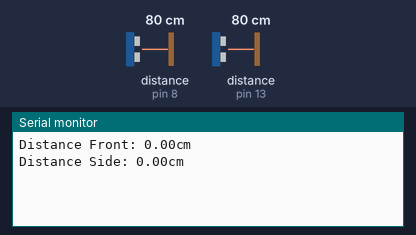
Bench run of a sketch on a simulated Arduino Uno, built with avr-gcc and run on an emulated ATmega328P. On the bench: the last lines printed to the serial monitor. Wiring (inferred from the names in the program): 2 × ultrasonic range finder: trigger pin 7, echo pin 8 / trigger pin 12, echo pin 13. The inputs (shaded band) are chosen by the test bench; at power-on: distance to the obstacle (sensors on pin 8, pin 13) 80 cm. The echo pulse lasts 58.3 µs per cm.

Above: at 4.8 s.
4.9 s: distance to the obstacle (sensor on pin 8) set to 2 cm
At 8.0 s:
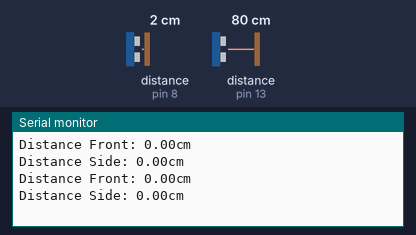
9.9 s: distance to the obstacle (sensor on pin 8) set to 4 cm
At 12.4 s:
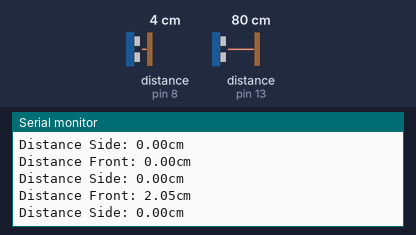
Timing chart, 0 to 13.9 s (numbered marks = the images above; inputs shaded):
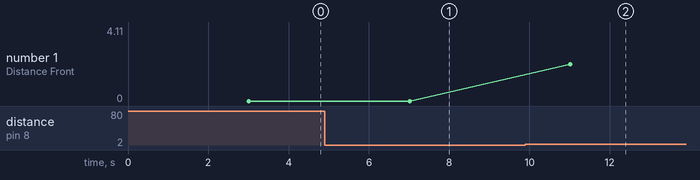

Measured:
- plotted number 1: 0 → 4.11 after the input at 9.9 s

The sketch:

Ultrasonic_sensor.ino
```cpp
// Sensor 1: 28.476
// Sensor 2: 28.249
#define SENSOR_M1 28.476
#define SENSOR_M2 28.249

#define SENSOR_FRONT_TRIG 7
#define SENSOR_FRONT_ECHO 8
#define SENSOR_SIDE_TRIG 12
#define SENSOR_SIDE_ECHO 13


#define TIMEOUT 3000
#define WAITING_TIME 1000


long duration_front;
long duration_side;

//The following code is run once at the start of execution to setup the different peripherals

void setup()
{
  pinMode(SENSOR_FRONT_TRIG, OUTPUT);
  digitalWrite(SENSOR_FRONT_TRIG, LOW);
  pinMode(SENSOR_FRONT_ECHO, INPUT);

  pinMode(SENSOR_SIDE_TRIG, OUTPUT);
  digitalWrite(SENSOR_SIDE_TRIG, LOW);
  pinMode(SENSOR_SIDE_ECHO, INPUT);
  // Set up the serial Communication
  Serial.begin(9600);
}
void loop()
{
  //The following code is run repeatedly
  digitalWrite(SENSOR_FRONT_TRIG, HIGH);
  digitalWrite(SENSOR_SIDE_TRIG, HIGH);
  delayMicroseconds(10);
  digitalWrite(SENSOR_FRONT_TRIG, LOW);
  digitalWrite(SENSOR_SIDE_TRIG, LOW);
  delayMicroseconds(10);

  duration_front = pulseIn(SENSOR_FRONT_ECHO, HIGH, TIMEOUT);
  delay(TIMEOUT);
  duration_side = pulseIn(SENSOR_SIDE_ECHO, HIGH, TIMEOUT);
  //Serial.print("Duration front: ");
  //Serial.print(duration front);
  //Serial.println(" microseconds");
  double distance_front = (duration_front / 2.0) / SENSOR_M2;
  Serial.print("Distance Front: ");
  Serial.print(distance_front);
  Serial.println( "cm");

  double distance_side = (duration_side / 2.0) / SENSOR_M1;
  Serial.print("Distance Side: ");
  Serial.print(distance_side);
  Serial.println( "cm");
  delay(WAITING_TIME);
}
```
